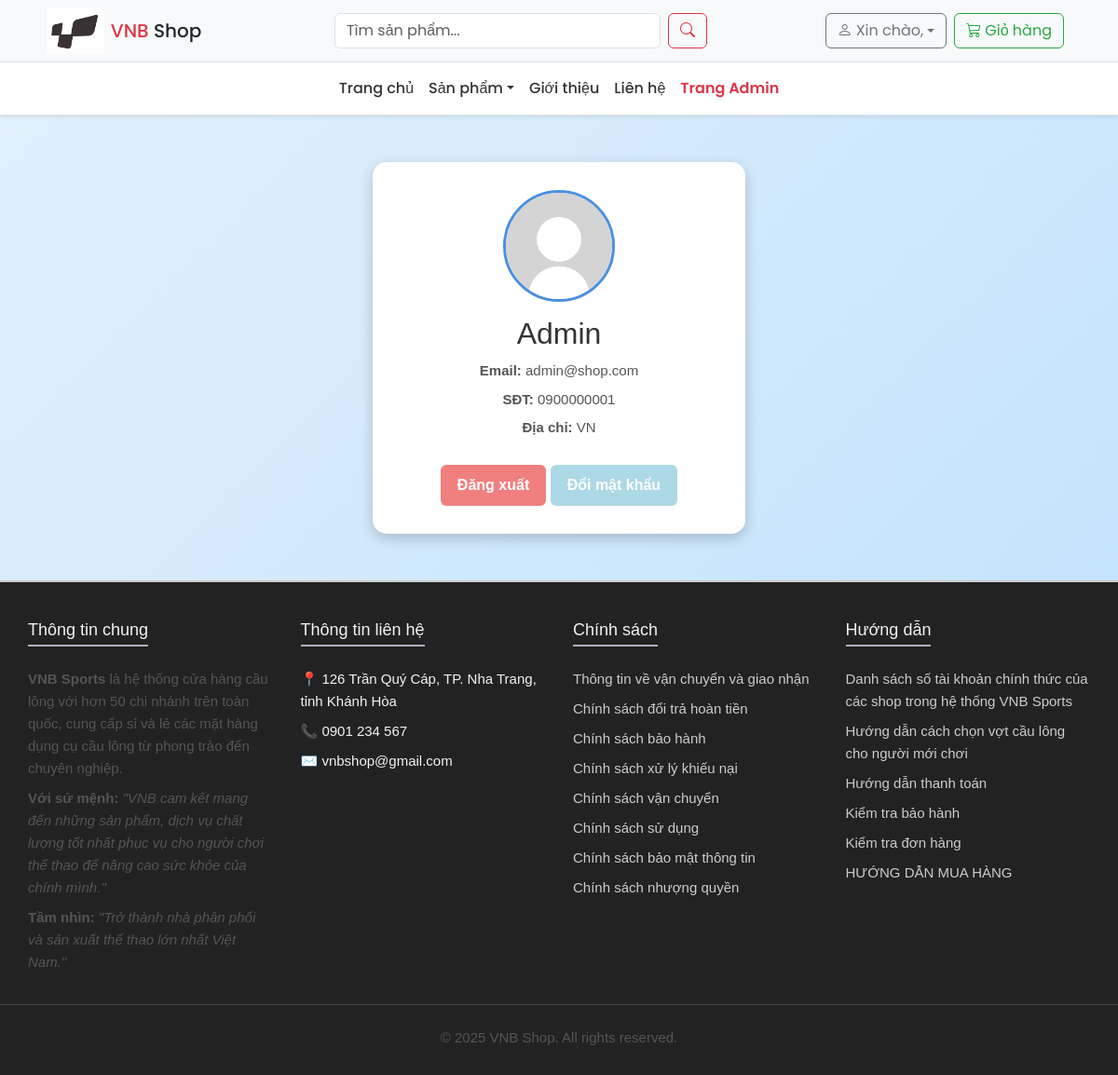
The app's page /page/profile.php (signed in) with its own data.
### tables this page shows
CREATE TABLE Users (
    UserID VARCHAR(20) PRIMARY KEY,
    Ho VARCHAR(10),
	Ten VARCHAR(20), 
    Email VARCHAR(100) UNIQUE NOT NULL,
    MatKhau VARCHAR(50) NOT NULL,
    SDT VARCHAR(15),
    DiaChi VARCHAR(255),
    Role TINYINT NOT NULL,  
	Avatar VARCHAR(255),
    NgayTao DATETIME DEFAULT CURRENT_TIMESTAMP,
    NgayCapNhat DATETIME DEFAULT CURRENT_TIMESTAMP ON UPDATE CURRENT_TIMESTAMP
);

### page/profile.php (the view, shortened to what this page needs)
<?php
include '../includes/header.php';
$userSession = $_SESSION['user'];
$email = mysqli_real_escape_string($conn, $userSession['Email']);
$sql = "SELECT * FROM Users WHERE Email = '$email' LIMIT 1";
$result = mysqli_query($conn, $sql);
$user = mysqli_fetch_assoc($result);
$hoTenDayDu = trim(($user['Ho'] ?? '') . ' ' . ($user['Ten'] ?? ''));
?>
<!DOCTYPE html>
<html lang="vi">
<head>
</head>
<body>
    <div class="profile-container">
        <?php
        $avatarURL = "uploads/" . $user['Avatar'];
        ?>
        <img src="<?php echo htmlspecialchars($avatarURL); ?>" alt="Avatar người dùng">
        <h2><?php echo htmlspecialchars($hoTenDayDu ?: 'Người dùng'); ?></h2>
        <p><strong>Email:</strong> <?php echo htmlspecialchars($user['Email']); ?></p>
        <p><strong>SĐT:</strong> <?php echo htmlspecialchars($user['SDT'] ?? 'Chưa có'); ?></p>
        <p><strong>Địa chỉ:</strong> <?php echo htmlspecialchars($user['DiaChi'] ?? 'Chưa có'); ?></p>
        <a href="logout.php" class="btn-1 btn-logout">Đăng xuất</a>
        <a href="changepassword.php" class="btn-1">Đổi mật khẩu</a>
    </div>
</body>
</html>

### includes/css/styles.css (style rules this page uses)
body { font-family: 'Poppins', sans-serif; }
footer { background-color: #222; color: #f2f2f2; padding: 40px 0 20px; font-size: 15px; line-height: 1.6; border-top: 2px solid #ccc; }
.footer-container { display: flex; flex-wrap: wrap; justify-content: space-between; max-width: 1200px; margin: 0 auto; padding: 0 30px; gap: 30px; }
.footer-column { flex: 1 1 250px; margin-bottom: 25px; }
.footer-column h3 { font-size: 18px; margin-bottom: 15px; border-bottom: 2px solid #b3abbf; display: inline-block; padding-bottom: 5px; }
.footer-column ul { list-style: none; padding: 0; margin: 0; }
.footer-column ul li { margin: 8px 0; }
.footer-column ul li a { color: #ccc; text-decoration: none; transition: color 0.3s; }
.intro-section p { margin: 8px 0; }
.footer-bottom { text-align: center; border-top: 1px solid #444; padding-top: 15px; font-size: 14px; color: #aaa; }

### page/profile.php (style rules this page uses)
body { font-family: Arial, sans-serif; background: linear-gradient(135deg, #e3f2fd, #bbdefb); margin: 0; padding: 0; }
.profile-container { width: 400px; background: #fff; margin: 50px auto; padding: 30px 40px; border-radius: 15px; box-shadow: 0 5px 15px rgba(0,0,0,0.2); text-align: center; }
.profile-container img { width: 120px; height: 120px; border-radius: 50%; border: 3px solid #4a90e2; object-fit: cover; margin-bottom: 15px; }
h2 { color: #333; margin-bottom: 10px; }
p { margin: 8px 0; color: #555; font-size: 15px; }
.btn-1 { display: inline-block; padding: 10px 18px; margin-top: 20px; background: lightblue; color: white; border: none; border-radius: 6px; text-decoration: none; font-weight: bold; transition: background 0.3s ease; }
.btn-logout { background: lightcoral; }

### records on screen
users: Avatar (placeholder picture), Ho "Admin", Email "admin@shop.com", SDT "0900000001", DiaChi "VN"
